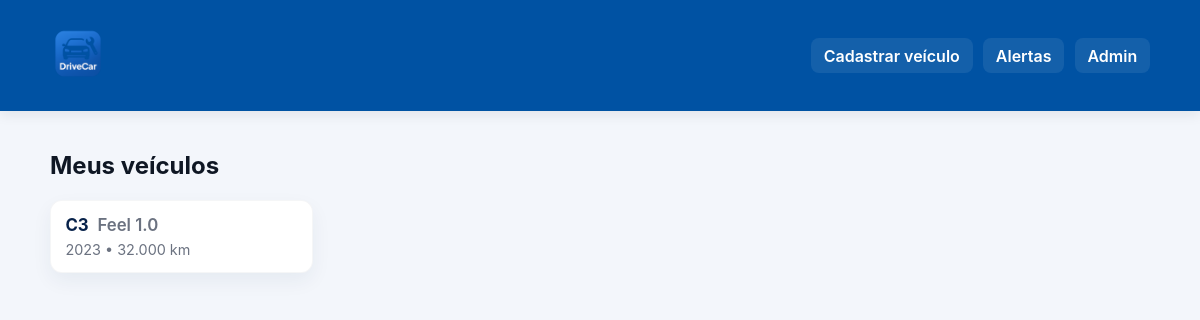
The page / on the database its author committed.
### drivecar/models.py (models this page shows, shortened)
class Veiculo(models.Model):
    marca = models.CharField(_("marca"), max_length=50)
    modelo = models.CharField(_("modelo"), max_length=50)
    ano = models.PositiveIntegerField(_("ano"))
    placa = models.CharField(_("placa"), max_length=10, blank=True)
    km_atual = models.PositiveIntegerField(_("quilometragem atual"), default=0)
    combustivel = models.CharField(_("combustível"), max_length=20, blank=True)
    class Meta:
        verbose_name = _("Veículo")
        verbose_name_plural = _("Veículos")

### drivecar/views.py (the view)
# urls.py: path("", views.index, name="index"),  # página inicial
def index(request):
    veiculos = Veiculo.objects.all()
    return render(request, "drivecar/index.html", {"veiculos": veiculos})

### templates/drivecar/index.html (shortened to what this page needs)
{% extends "drivecar/base.html" %}
{% load humanize %}
{% block content %}
<h2>Meus veículos</h2>
<div class="vehicle-grid">
  {% for v in veiculos %}
    <article class="vehicle-card">
      <a class="vehicle-link" href="{% url 'drivecar:manutencao' v.id %}">
        <div class="vehicle-title">{{ v.marca }} <span class="vehicle-model">{{ v.modelo }}</span></div>
        <div class="vehicle-meta">{{ v.ano }} • {{ v.km_atual|intcomma }} km</div>
      </a>
    </article>
  {% empty %}
    <p>Nenhum veículo cadastrado.</p>
  {% endfor %}
</div>
{% endblock %}

### static/css/styles.css (style rules this page uses)
body { font-family: Arial, sans-serif; margin: 0; padding: 0; }
:root { --bg:#f3f6fb; --primary:#0052a3; --muted:#6b7280; --card:#ffffff; --accent:#0074d9; }
body { font-family: Inter, Arial, sans-serif; margin: 0; padding: 0; background:var(--bg); color:#0f1724 }
.vehicle-grid { display:grid; grid-template-columns: repeat(auto-fill,minmax(220px,1fr)); gap:1rem; margin-top:1rem }
.vehicle-card { background:var(--card); border-radius:12px; padding:0.9rem; box-shadow:0 8px 20px rgba(12,45,88,0.06); border:1px solid rgba(7,24,60,0.04) }
.vehicle-link { text-decoration:none; color:inherit; display:block }
.vehicle-title { font-weight:700; font-size:1.05rem; color:#07224a }
.vehicle-model { color:var(--muted); margin-left:0.3rem; font-weight:600 }
.vehicle-meta { color:var(--muted); font-size:0.9rem; margin-top:0.35rem }

### rows shown on the page
Veiculo: marca "C3", modelo "Feel 1.0", ano "2023", km_atual "32.000"
